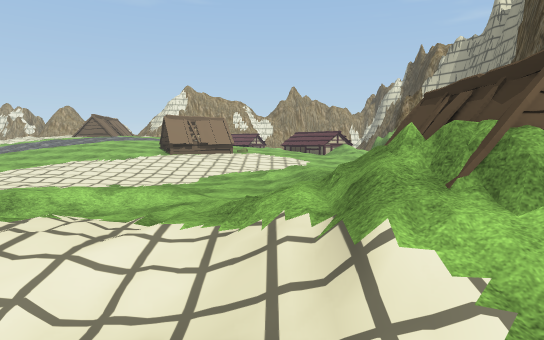
View 1 (above)

24 first-person views from a walk through a Unity game level. The camera is 1.2 m above the floor, tilts 4° down and sees 75° across. The floor is counted in squares, 2 m on a side. Each view is taken from the middle of a square. On the plan, view 1 faces up. The plan holds only what a view shows up to about 10 squares ahead; the rest is blank. The place goes on beyond the plan. Some animated figures are left out. Some surface patterns are stand-ins.

View 2
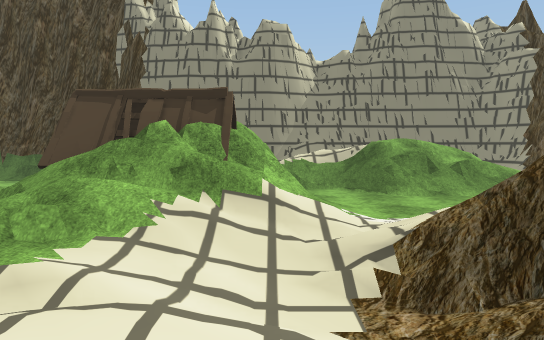

View 3
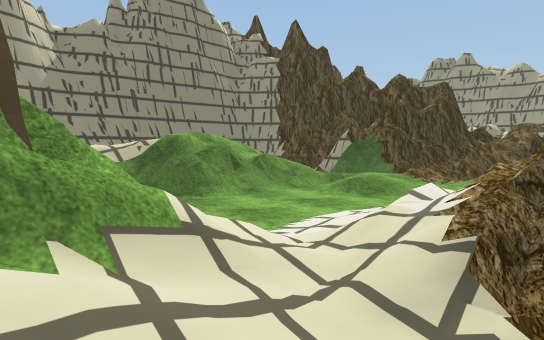

View 4
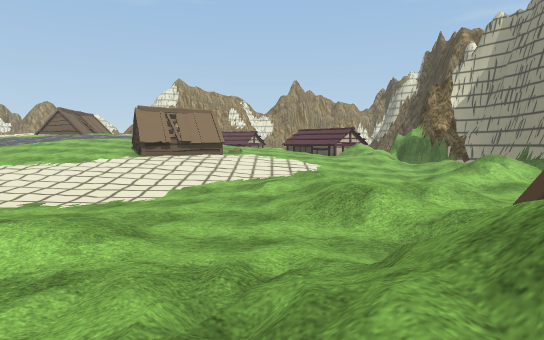

View 5
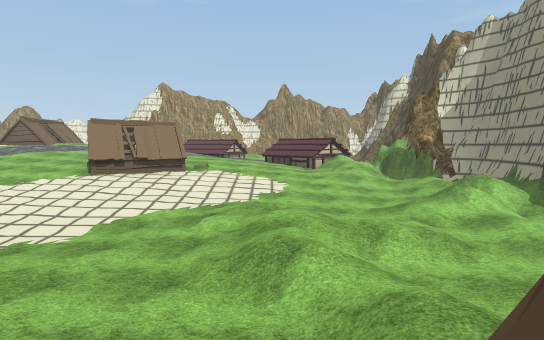

View 6
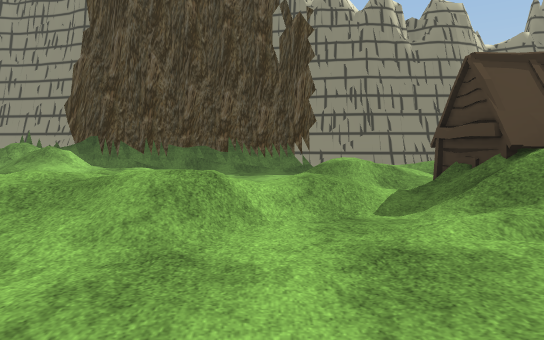

View 7
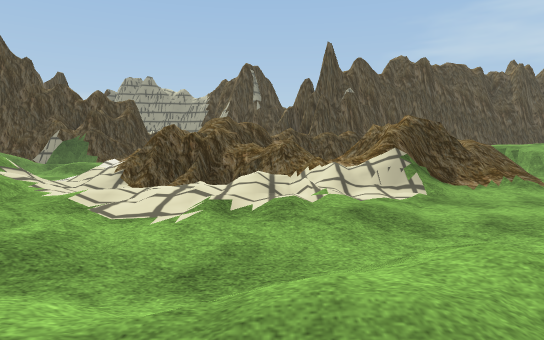

View 8
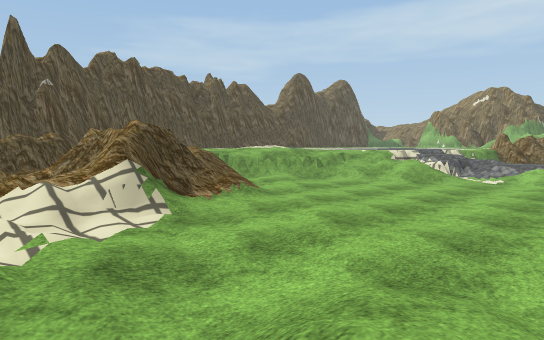

View 9
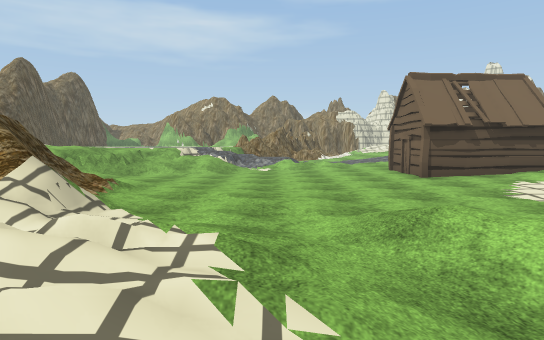

View 10
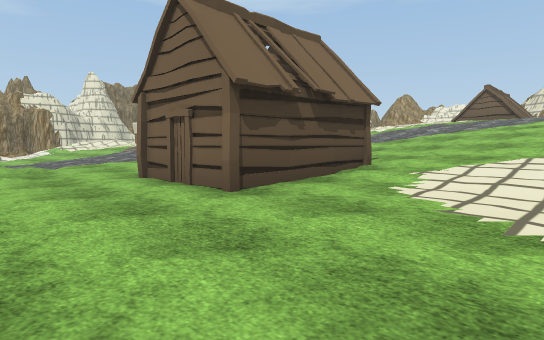

View 11
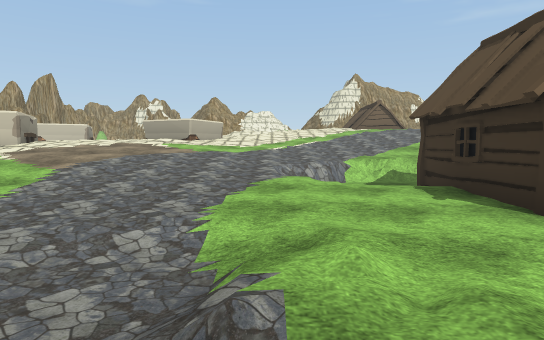

View 12
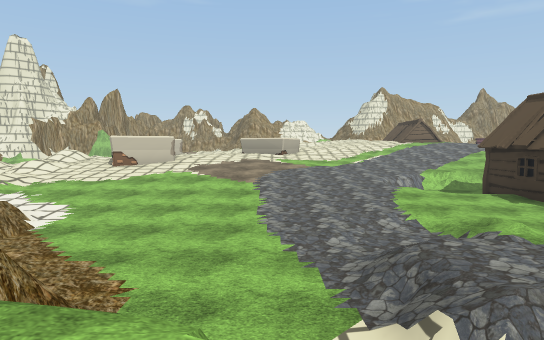

View 13
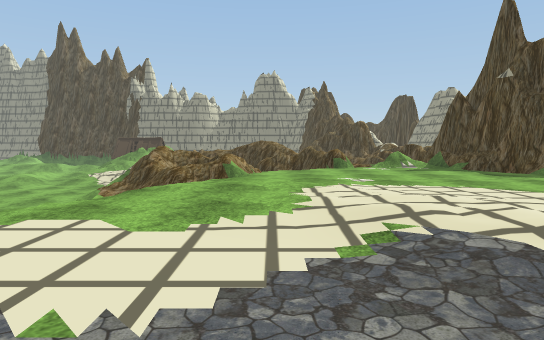

View 14
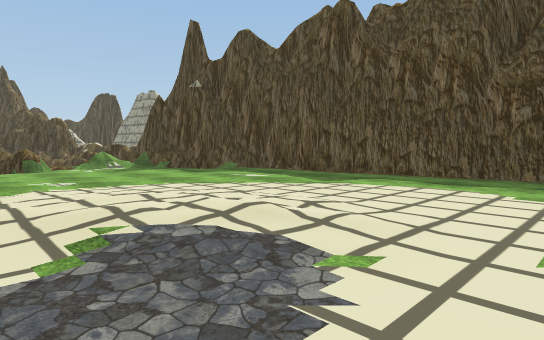

View 15
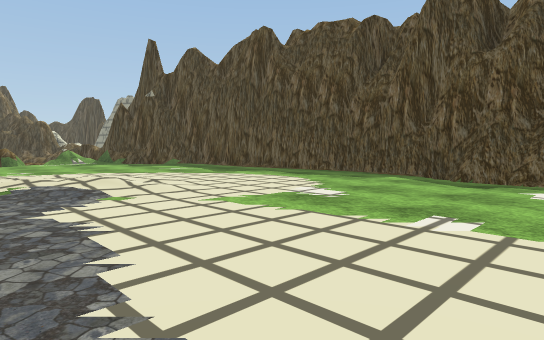

View 16
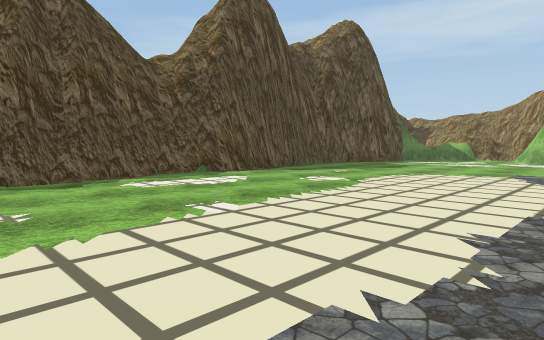

View 17
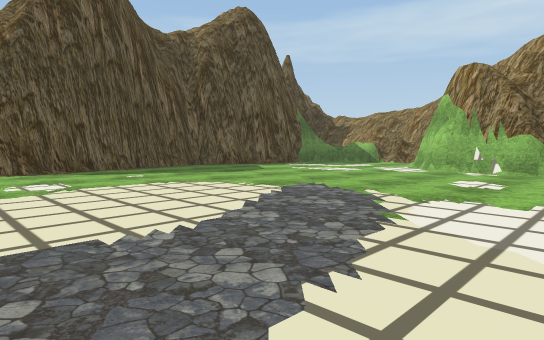

View 18
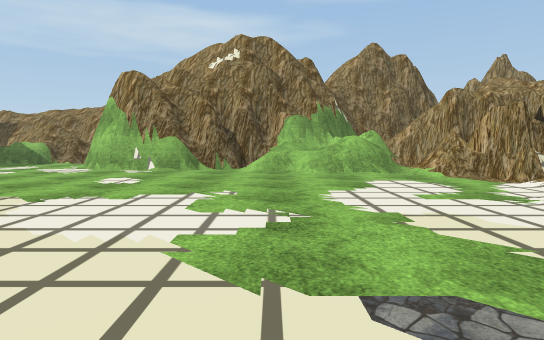

View 19
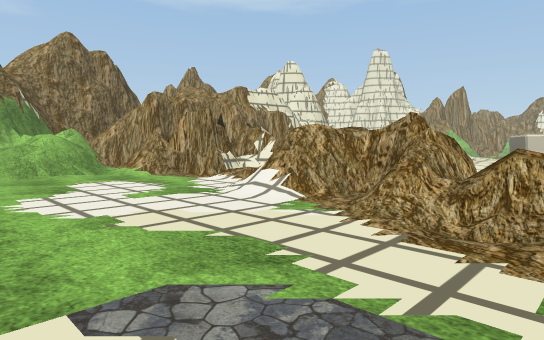

View 20
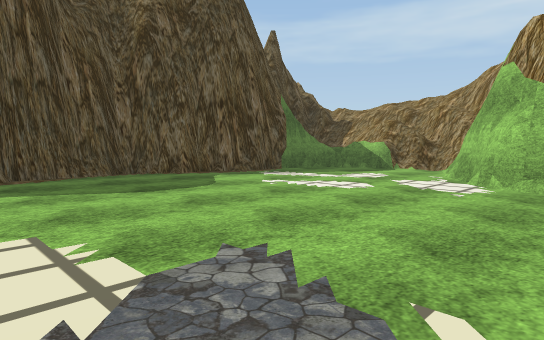

View 21
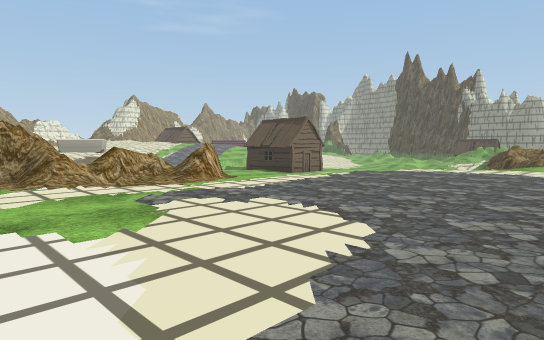

View 22
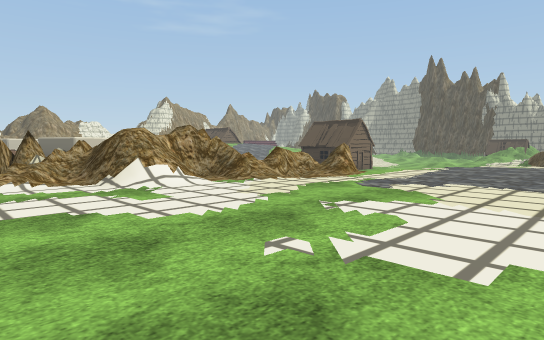

View 23
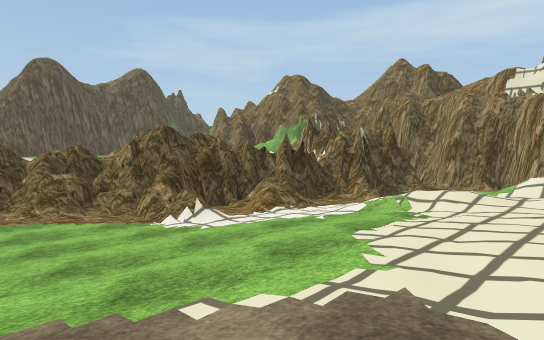

View 24
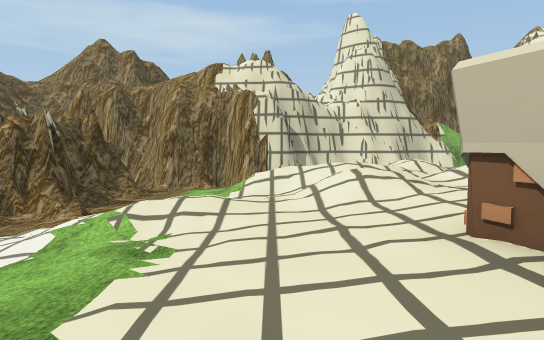

### Floor plan
Key: @ floor where view 1 was taken; # wall or solid block; x gap in a wall; . main floor; : floor 0.25 m higher than the main floor; - floor 0.25 m lower than the main floor; + floor 0.5 m higher than the main floor; _ floor 0.5 m lower than the main floor; * floor 0.75 m higher than the main floor; < floor 0.75 m lower than the main floor; ( floor 1 m lower than the main floor; ! floor 1.25 m lower than the main floor; ? floor 1.5 m lower than the main floor; / step, stairs or slope; = window, fence, low wall or low ledge; ^ raised ledge; v drop or lower ground; H hut; O other object.
Columns run from 33 left of view 1 to 8 right of it. Each row starts with its distance up from view 1.
 15    # /-                +++*              #
 14    # //./   O++++:.....::::::HH.--__<(///#
 13    #  ./..: O::::..-----.....---__<<(((//#
 12    #   ///-O..:...-__=//__-____<<<((((//##
 11    #   /_---------_/??? <<<<<<((((<(!<//##
 10    #!(// -________<</?HH((((((!!!<</(!(!##
  9    #/!!  /<<<<<<<<<<((H(H(!!!!!!!(<//!!!/#
  8    ###!!#!((((((((((((HHH!!!!!!!!!_/????/#
  7     ####///!!!!!!!!((!!!!!!!!!(!!!/<????/#
  6       ####/!^!!!!!?/!!!!!!!!!/<<((!///  /#
  5      #######=!!!?////!!!!!!!!/!!(///!<  ##
  4      ##.:==#==#??/</!??!!!!!!!(((//HH///#
  3   #vx//..://#=#/!/_/!/???!!!!(/<(//H^   #
  2   ###=......../.-   //!?!!!!////!//##   ##
  1    #//............./ //?!!/#/_#/=//!??///#
  0    #//..............-//!!/=^v!:#=@!??==/##
 -1    ##..................<!=#=#<-* /!??v/ ##
 -2     #................:: = =#= vv  !??v/ #
 -3     #...............::::..= ( //   </// #
 -4    ##..............:::::..=##v    /?/!!/#
 -5    #..............:+::.....##     //#####
 -6 #/.................::......=      /###
 -7 #/........................./      /##
 -8 ##....................... ^#      /#
 -9  ##......................###
-10   #####...#######...######
-11       #####  ########

Where each view was taken, in squares from view 1:
view 1: 0 up, 0 right, facing up
view 2: 2 up, 3 left, facing right
view 3: 3 up, 1 left, facing down-right
view 4: 3 up, 0 right, facing up
view 5: 4 up, 1 right, facing up
view 6: 7 up, 2 left, facing right
view 7: 7 up, 3 left, facing down
view 8: 6 up, 3 left, facing down-left
view 9: 4 up, 1 left, facing left
view 10: 5 up, 6 left, facing up-left
view 11: 4 up, 14 left, facing up
view 12: 1 up, 17 left, facing up
view 13: 3 down, 16 left, facing right
view 14: 3 down, 16 left, facing down-right
view 15: 3 down, 19 left, facing down-right
view 16: 3 down, 16 left, facing down-left
view 17: 1 down, 20 left, facing down-left
view 18: 0 up, 20 left, facing left
view 19: 0 up, 20 left, facing up-left
view 20: 3 down, 23 left, facing down-left
view 21: 3 down, 23 left, facing up-right
view 22: 2 down, 26 left, facing up-right
view 23: 12 up, 18 left, facing down-left
view 24: 11 up, 20 left, facing left
